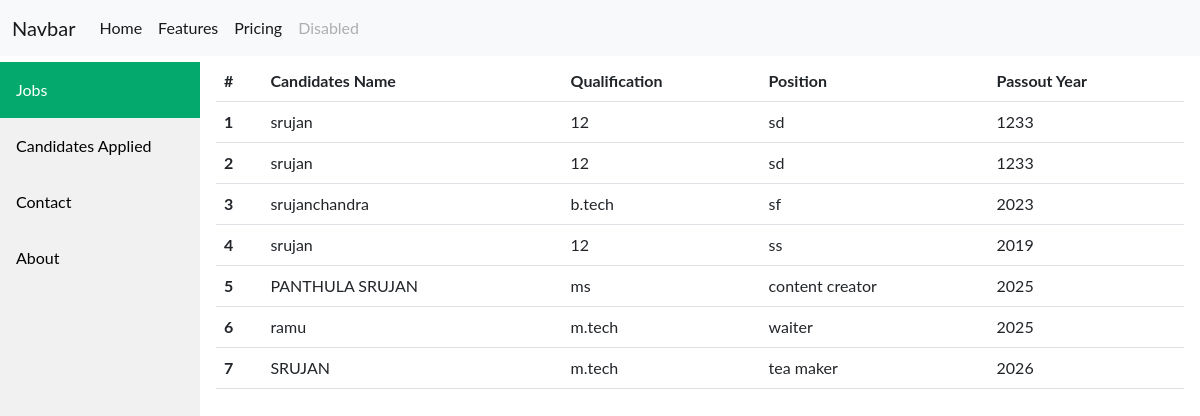
/jobs.php, run on the app's committed database.
### tables this page shows
CREATE TABLE `candidates` (
  `id` int(50) NOT NULL,
  `name` varchar(255) NOT NULL,
  `qual` varchar(255) NOT NULL,
  `apply` varchar(255) NOT NULL,
  `year` int(255) NOT NULL
);

### jobs.php (the view, shortened to what this page needs)
<?php include 'head.php'?>
<div class="content">
<table class="table">
  <thead>
    <tr>
      <th scope="col">#</th>
      <th scope="col">Candidates Name</th>
      <th scope="col">Qualification</th>
      <th scope="col">Position </th>
      <th scope="col">Passout Year</th>
    </tr>
  </thead>
  <tbody>
  <tbody>
        <?php
        $sql="SELECT `name`, `qual`, `apply`, `year` FROM `candidates`";
        $result=mysqli_query($conn,$sql);
        if($result->num_rows>0){
        $i=0;
        while($rows=$result->fetch_assoc()){
            echo'
        <tr>
            <th scope="row">'.++$i.'</th>
            <td>'.$rows['name'].'</td>
            <td>'.$rows['qual'].'</td>
            <td>'.$rows['apply'].'</td>
            <td>'.$rows['year'].'</td>
        </tr>';}}
        else{
        echo"";
        }?>
  </tbody>
</table>
</div>
</body>
</html>

### head.php (style rules this page uses)
body { margin: 0; font-family: "Lato", sans-serif; }
div.content { margin-top:60px; margin-left: 200px; padding: 1px 16px; height: 1000px; }

### data on the page
candidates: name "srujan", qual "12", apply "sd", year "1233"
candidates: name "srujan", qual "12", apply "sd", year "1233"
candidates: name "srujanchandra", qual "b.tech", apply "sf", year "2023"
candidates: name "srujan", qual "12", apply "ss", year "2019"
candidates: name "PANTHULA SRUJAN", qual "ms", apply "content creator", year "2025"
candidates: name "ramu", qual "m.tech", apply "waiter", year "2025"
candidates: name "SRUJAN", qual "m.tech", apply "tea maker", year "2026"
